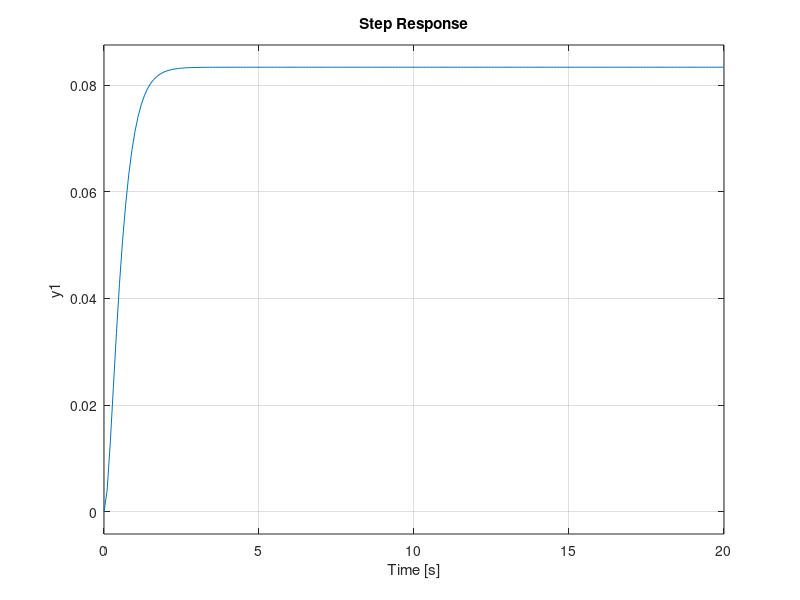

MATLAB code for this plot:
% Clear
clear
clc
close all

%% Laboratory Activity 2
% Second Order OverDamped System
% G(s) = 1 / (s + 3)(s + 4)

a = 1;

b = 1;
c = 7;
d = 12;

G_num = [a];
G_den = [b c d];
G = tf(G_num,G_den)

% step response
step(G,0:0.1:20)